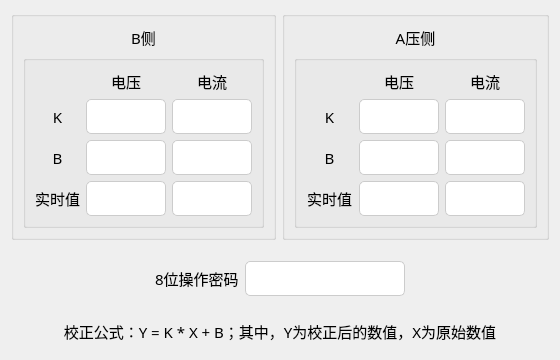
<?xml version="1.0" encoding="UTF-8"?>
<ui version="4.0">
 <class>TForm3</class>
 <widget class="QWidget" name="TForm3">
  <property name="geometry">
   <rect>
    <x>0</x>
    <y>0</y>
    <width>560</width>
    <height>354</height>
   </rect>
  </property>
  <property name="windowTitle">
   <string>双向DCDC变换器采样校正</string>
  </property>
  <property name="styleSheet">
   <string notr="true">QLabel {
    font-family: 'Microsoft YaHei'; /* 设置全局字体 */
    font-size: 15px; /* 统一字体大小 */
	text-align: center; /* 文本居中 */
}
QLineEdit {
    border: 1px solid #cccccc; /* 设置边框颜色 */
    border-radius: 5px; /* 圆角边框 */
    height: 35px; /* 统一高度 */
    background-color: #ffffff; /* 背景颜色 */
    color: #333333; /* 字体颜色 */
}
QLineEdit[readOnly=&quot;true&quot;] {
    background-color: #f0f0f0; /* 只读状态下背景变浅 */
    color: #666666; /* 只读状态字体颜色 */
    border: 1px solid #aaaaaa; /* 只读状态边框颜色 */
}
</string>
  </property>
  <layout class="QVBoxLayout" name="verticalLayout_3">
   <item>
    <layout class="QHBoxLayout" name="horizontalLayout">
     <item>
      <widget class="QGroupBox" name="groupBox">
       <property name="title">
        <string/>
       </property>
       <layout class="QVBoxLayout" name="verticalLayout">
        <item>
         <widget class="QLabel" name="label">
          <property name="font">
           <font>
            <family>Microsoft YaHei</family>
            <pointsize>-1</pointsize>
           </font>
          </property>
          <property name="text">
           <string>B侧</string>
          </property>
          <property name="alignment">
           <set>Qt::AlignCenter</set>
          </property>
         </widget>
        </item>
        <item>
         <widget class="QGroupBox" name="groupBox_2">
          <property name="title">
           <string/>
          </property>
          <layout class="QGridLayout" name="gridLayout">
           <item row="1" column="0">
            <widget class="QLabel" name="label_3">
             <property name="font">
              <font>
               <family>Microsoft YaHei</family>
               <pointsize>-1</pointsize>
              </font>
             </property>
             <property name="text">
              <string>K</string>
             </property>
             <property name="alignment">
              <set>Qt::AlignCenter</set>
             </property>
            </widget>
           </item>
           <item row="2" column="0">
            <widget class="QLabel" name="label_4">
             <property name="font">
              <font>
               <family>Microsoft YaHei</family>
               <pointsize>-1</pointsize>
              </font>
             </property>
             <property name="text">
              <string>B</string>
             </property>
             <property name="alignment">
              <set>Qt::AlignCenter</set>
             </property>
            </widget>
           </item>
           <item row="3" column="2">
            <widget class="QLineEdit" name="d23">
             <property name="minimumSize">
              <size>
               <width>80</width>
               <height>35</height>
              </size>
             </property>
             <property name="maximumSize">
              <size>
               <width>80</width>
               <height>35</height>
              </size>
             </property>
             <property name="readOnly">
              <bool>true</bool>
             </property>
            </widget>
           </item>
           <item row="0" column="0">
            <spacer name="horizontalSpacer_3">
             <property name="orientation">
              <enum>Qt::Horizontal</enum>
             </property>
             <property name="sizeHint" stdset="0">
              <size>
               <width>45</width>
               <height>20</height>
              </size>
             </property>
            </spacer>
           </item>
           <item row="3" column="1">
            <widget class="QLineEdit" name="d21">
             <property name="minimumSize">
              <size>
               <width>80</width>
               <height>35</height>
              </size>
             </property>
             <property name="maximumSize">
              <size>
               <width>80</width>
               <height>35</height>
              </size>
             </property>
             <property name="readOnly">
              <bool>true</bool>
             </property>
            </widget>
           </item>
           <item row="3" column="0">
            <widget class="QLabel" name="label_5">
             <property name="font">
              <font>
               <family>Microsoft YaHei</family>
               <pointsize>-1</pointsize>
              </font>
             </property>
             <property name="text">
              <string>实时值</string>
             </property>
             <property name="alignment">
              <set>Qt::AlignCenter</set>
             </property>
            </widget>
           </item>
           <item row="1" column="2">
            <widget class="MyLineEdit" name="d61">
             <property name="minimumSize">
              <size>
               <width>80</width>
               <height>35</height>
              </size>
             </property>
             <property name="maximumSize">
              <size>
               <width>80</width>
               <height>35</height>
              </size>
             </property>
             <property name="readOnly">
              <bool>true</bool>
             </property>
            </widget>
           </item>
           <item row="0" column="1">
            <widget class="QLabel" name="label_2">
             <property name="font">
              <font>
               <family>Microsoft YaHei</family>
               <pointsize>-1</pointsize>
              </font>
             </property>
             <property name="text">
              <string>电压</string>
             </property>
             <property name="alignment">
              <set>Qt::AlignCenter</set>
             </property>
            </widget>
           </item>
           <item row="2" column="2">
            <widget class="MyLineEdit" name="d60">
             <property name="minimumSize">
              <size>
               <width>80</width>
               <height>35</height>
              </size>
             </property>
             <property name="maximumSize">
              <size>
               <width>80</width>
               <height>35</height>
              </size>
             </property>
             <property name="readOnly">
              <bool>true</bool>
             </property>
            </widget>
           </item>
           <item row="2" column="1">
            <widget class="MyLineEdit" name="d52">
             <property name="minimumSize">
              <size>
               <width>80</width>
               <height>35</height>
              </size>
             </property>
             <property name="maximumSize">
              <size>
               <width>80</width>
               <height>35</height>
              </size>
             </property>
             <property name="readOnly">
              <bool>true</bool>
             </property>
            </widget>
           </item>
           <item row="0" column="2">
            <widget class="QLabel" name="label_6">
             <property name="font">
              <font>
               <family>Microsoft YaHei</family>
               <pointsize>-1</pointsize>
              </font>
             </property>
             <property name="text">
              <string>电流</string>
             </property>
             <property name="alignment">
              <set>Qt::AlignCenter</set>
             </property>
            </widget>
           </item>
           <item row="1" column="1">
            <widget class="MyLineEdit" name="d53">
             <property name="minimumSize">
              <size>
               <width>80</width>
               <height>35</height>
              </size>
             </property>
             <property name="maximumSize">
              <size>
               <width>80</width>
               <height>35</height>
              </size>
             </property>
             <property name="readOnly">
              <bool>true</bool>
             </property>
            </widget>
           </item>
          </layout>
         </widget>
        </item>
       </layout>
      </widget>
     </item>
     <item>
      <widget class="QGroupBox" name="groupBox_3">
       <property name="title">
        <string/>
       </property>
       <layout class="QVBoxLayout" name="verticalLayout_2">
        <item>
         <widget class="QLabel" name="label_7">
          <property name="font">
           <font>
            <family>Microsoft YaHei</family>
            <pointsize>-1</pointsize>
           </font>
          </property>
          <property name="text">
           <string>A压侧</string>
          </property>
          <property name="alignment">
           <set>Qt::AlignCenter</set>
          </property>
         </widget>
        </item>
        <item>
         <widget class="QGroupBox" name="groupBox_4">
          <property name="title">
           <string/>
          </property>
          <layout class="QGridLayout" name="gridLayout_2">
           <item row="0" column="1">
            <widget class="QLabel" name="label_8">
             <property name="font">
              <font>
               <family>Microsoft YaHei</family>
               <pointsize>-1</pointsize>
              </font>
             </property>
             <property name="text">
              <string>电压</string>
             </property>
             <property name="alignment">
              <set>Qt::AlignCenter</set>
             </property>
            </widget>
           </item>
           <item row="0" column="0">
            <spacer name="horizontalSpacer_4">
             <property name="orientation">
              <enum>Qt::Horizontal</enum>
             </property>
             <property name="sizeHint" stdset="0">
              <size>
               <width>48</width>
               <height>20</height>
              </size>
             </property>
            </spacer>
           </item>
           <item row="3" column="2">
            <widget class="QLineEdit" name="d22">
             <property name="minimumSize">
              <size>
               <width>80</width>
               <height>35</height>
              </size>
             </property>
             <property name="maximumSize">
              <size>
               <width>80</width>
               <height>35</height>
              </size>
             </property>
             <property name="readOnly">
              <bool>true</bool>
             </property>
            </widget>
           </item>
           <item row="2" column="0">
            <widget class="QLabel" name="label_11">
             <property name="font">
              <font>
               <family>Microsoft YaHei</family>
               <pointsize>-1</pointsize>
              </font>
             </property>
             <property name="text">
              <string>B</string>
             </property>
             <property name="alignment">
              <set>Qt::AlignCenter</set>
             </property>
            </widget>
           </item>
           <item row="0" column="2">
            <widget class="QLabel" name="label_9">
             <property name="font">
              <font>
               <family>Microsoft YaHei</family>
               <pointsize>-1</pointsize>
              </font>
             </property>
             <property name="text">
              <string>电流</string>
             </property>
             <property name="alignment">
              <set>Qt::AlignCenter</set>
             </property>
            </widget>
           </item>
           <item row="1" column="0">
            <widget class="QLabel" name="label_10">
             <property name="font">
              <font>
               <family>Microsoft YaHei</family>
               <pointsize>-1</pointsize>
              </font>
             </property>
             <property name="text">
              <string>K</string>
             </property>
             <property name="alignment">
              <set>Qt::AlignCenter</set>
             </property>
            </widget>
           </item>
           <item row="1" column="2">
            <widget class="MyLineEdit" name="d57">
             <property name="minimumSize">
              <size>
               <width>80</width>
               <height>35</height>
              </size>
             </property>
             <property name="maximumSize">
              <size>
               <width>80</width>
               <height>35</height>
              </size>
             </property>
             <property name="readOnly">
              <bool>true</bool>
             </property>
            </widget>
           </item>
           <item row="3" column="1">
            <widget class="QLineEdit" name="d20">
             <property name="minimumSize">
              <size>
               <width>80</width>
               <height>35</height>
              </size>
             </property>
             <property name="maximumSize">
              <size>
               <width>80</width>
               <height>35</height>
              </size>
             </property>
             <property name="readOnly">
              <bool>true</bool>
             </property>
            </widget>
           </item>
           <item row="3" column="0">
            <widget class="QLabel" name="label_12">
             <property name="font">
              <font>
               <family>Microsoft YaHei</family>
               <pointsize>-1</pointsize>
              </font>
             </property>
             <property name="text">
              <string>实时值</string>
             </property>
             <property name="alignment">
              <set>Qt::AlignCenter</set>
             </property>
            </widget>
           </item>
           <item row="2" column="2">
            <widget class="MyLineEdit" name="d56">
             <property name="minimumSize">
              <size>
               <width>80</width>
               <height>35</height>
              </size>
             </property>
             <property name="maximumSize">
              <size>
               <width>80</width>
               <height>35</height>
              </size>
             </property>
             <property name="readOnly">
              <bool>true</bool>
             </property>
            </widget>
           </item>
           <item row="1" column="1">
            <widget class="MyLineEdit" name="d49">
             <property name="minimumSize">
              <size>
               <width>80</width>
               <height>35</height>
              </size>
             </property>
             <property name="maximumSize">
              <size>
               <width>80</width>
               <height>35</height>
              </size>
             </property>
             <property name="readOnly">
              <bool>true</bool>
             </property>
            </widget>
           </item>
           <item row="2" column="1">
            <widget class="MyLineEdit" name="d48">
             <property name="minimumSize">
              <size>
               <width>80</width>
               <height>35</height>
              </size>
             </property>
             <property name="maximumSize">
              <size>
               <width>80</width>
               <height>35</height>
              </size>
             </property>
             <property name="readOnly">
              <bool>true</bool>
             </property>
            </widget>
           </item>
          </layout>
         </widget>
        </item>
       </layout>
      </widget>
     </item>
    </layout>
   </item>
   <item>
    <widget class="QGroupBox" name="groupBox_19">
     <property name="styleSheet">
      <string notr="true">QGroupBox {
    border: none; /* 移除 QGroupBox 的边框 */
}
</string>
     </property>
     <property name="title">
      <string/>
     </property>
     <layout class="QHBoxLayout" name="horizontalLayout_16">
      <item>
       <spacer name="horizontalSpacer">
        <property name="orientation">
         <enum>Qt::Horizontal</enum>
        </property>
        <property name="sizeHint" stdset="0">
         <size>
          <width>276</width>
          <height>20</height>
         </size>
        </property>
       </spacer>
      </item>
      <item>
       <layout class="QHBoxLayout" name="horizontalLayout_15">
        <item>
         <widget class="QLabel" name="label_19">
          <property name="minimumSize">
           <size>
            <width>0</width>
            <height>35</height>
           </size>
          </property>
          <property name="font">
           <font>
            <family>Microsoft YaHei</family>
            <pointsize>-1</pointsize>
           </font>
          </property>
          <property name="text">
           <string>8位操作密码</string>
          </property>
         </widget>
        </item>
       </layout>
      </item>
      <item>
       <widget class="QLineEdit" name="lineEdit_13">
        <property name="minimumSize">
         <size>
          <width>160</width>
          <height>35</height>
         </size>
        </property>
        <property name="maximumSize">
         <size>
          <width>160</width>
          <height>35</height>
         </size>
        </property>
        <property name="echoMode">
         <enum>QLineEdit::Password</enum>
        </property>
       </widget>
      </item>
      <item>
       <spacer name="horizontalSpacer_2">
        <property name="orientation">
         <enum>Qt::Horizontal</enum>
        </property>
        <property name="sizeHint" stdset="0">
         <size>
          <width>276</width>
          <height>20</height>
         </size>
        </property>
       </spacer>
      </item>
     </layout>
    </widget>
   </item>
   <item>
    <widget class="QLabel" name="label_20">
     <property name="minimumSize">
      <size>
       <width>0</width>
       <height>35</height>
      </size>
     </property>
     <property name="font">
      <font>
       <family>Microsoft YaHei</family>
       <pointsize>-1</pointsize>
      </font>
     </property>
     <property name="styleSheet">
      <string notr="true"/>
     </property>
     <property name="text">
      <string>校正公式：Y = K * X + B；其中，Y为校正后的数值，X为原始数值</string>
     </property>
     <property name="alignment">
      <set>Qt::AlignCenter</set>
     </property>
    </widget>
   </item>
  </layout>
 </widget>
 <customwidgets>
  <customwidget>
   <class>MyLineEdit</class>
   <extends>QLineEdit</extends>
   <header>mylineedit.h</header>
  </customwidget>
 </customwidgets>
 <resources/>
 <connections/>
</ui>
